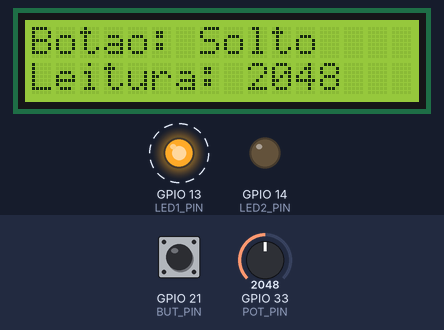
A program run on a simulated ESP32. Shown: 16×2 character LCD, output pins drawn as LEDs (lit = HIGH). Dashed ring = blinking. The inputs (shaded band) are chosen by the test bench; at power-on: GPIO 21 (BUT_PIN) HIGH, GPIO 33 (POT_PIN) = 2048. What the program prints to the serial monitor is not drawn.

Above: at 1.2 s.
1.3 s: GPIO 21 (BUT_PIN) pulled LOW for 0.15 s
At 2.15 s:
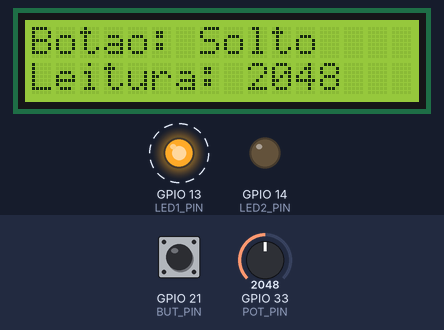
2.9 s: GPIO 21 (BUT_PIN) pulled LOW for 1 s
At 3.15 s:
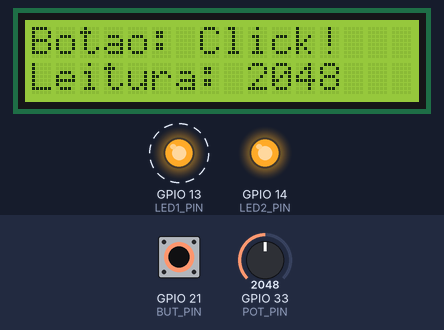
4.5 s: GPIO 33 (POT_PIN) set to 2866
At 5.8 s:
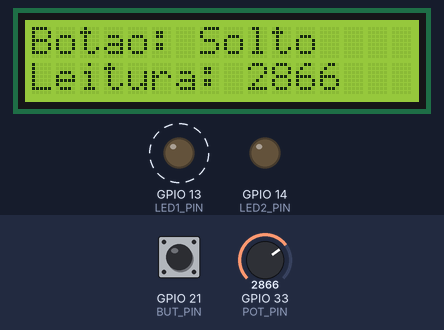
6.0 s: GPIO 33 (POT_PIN) set to 3603
At 6.8 s:
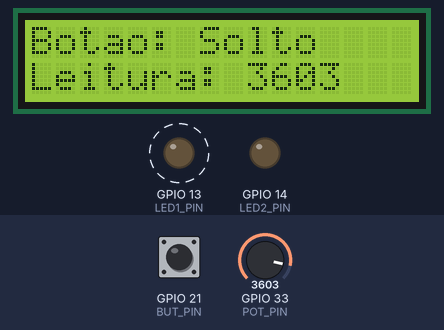
7.5 s: GPIO 33 (POT_PIN) set to 4095
At 8.15 s:
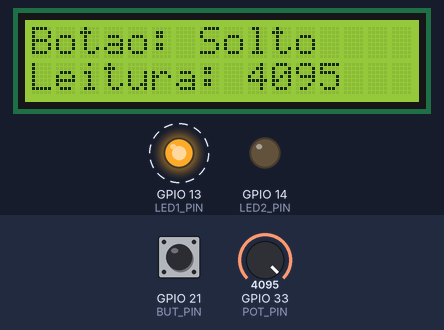
Timing chart, 0 to 10.0 s (numbered marks = the images above; inputs shaded):
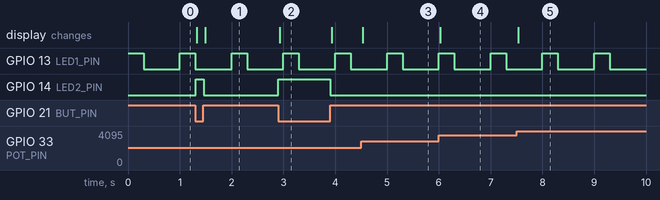

Measured:
- after the input at 1.3 s, GPIO 14 (LED2_PIN): LOW → HIGH at once, → LOW 0.15 s later; the display: first changes at once (image 1 shows a later state)
- after the input at 2.9 s, GPIO 14 (LED2_PIN): LOW → HIGH at once, → LOW 1.0 s later; the display: changes at once (image 2)
- after the input at 4.5 s, the display: changes at once (image 3)
- after the input at 6.0 s, the display: changes at once (image 4)
- after the input at 7.5 s, the display: changes at once (image 5)
- by itself, GPIO 13 (LED1_PIN): alternates HIGH for 0.30 s and LOW for 0.70 s

The program:

main.cpp
```cpp
/********************************************************************************
  Praticando FreeRTOS
  Arthur Castro - Set/2021

  Uso de fila para troca de dados entre tasks
  vTask_LCD recebe o valor lido pela vTask_AnalogInput e do vHandle_ButtonLED
 *******************************************************************************/

#include <Arduino.h>

#include <freertos\FreeRTOS.h>
#include <freertos\task.h>
#include <freertos\queue.h>

#include <Wire.h>
#include <LiquidCrystal_I2C.h>

#define LED1_PIN      13
#define LED2_PIN      14
#define BUT_PIN       21
#define POT_PIN       A5

#define LCD_ADDR      0x27

LiquidCrystal_I2C lcd(LCD_ADDR, 16, 2);

TaskHandle_t vHandle_HeartBeatLED,
             vHandle_ButtonLED,
             vHandle_AnalogInput,
             vHandle_LCD;

QueueHandle_t xQueue_AnalogValue,
              xQueue_ButtonClick;

void vTask_HeartBeatLED(void * pvParameters);
void vTask_ButtonLED(void * pvParameters);
void vTask_AnalogInput(void * pvParameters);
void vTask_LCD(void * pvParameters);

void setup() {
  Serial.begin(115200);

  // Criacao de filas
  xQueue_AnalogValue = xQueueCreate(3, sizeof(int));
  xQueue_ButtonClick = xQueueCreate(1, sizeof(bool));

  if((xQueue_AnalogValue == NULL) || (xQueue_ButtonClick == NULL)){
    Serial.println("ERRO na criação de fila!");
    while(1);
  }

  // Criacao de tarefas
  xTaskCreate(vTask_HeartBeatLED, "HB_LED", configMINIMAL_STACK_SIZE+1024, NULL, 0, &vHandle_HeartBeatLED);
  xTaskCreate(vTask_ButtonLED, "BUT_LED", configMINIMAL_STACK_SIZE+1024, NULL, 1, &vHandle_ButtonLED);
  xTaskCreate(vTask_AnalogInput, "ANALOG_IN", configMINIMAL_STACK_SIZE+1024, NULL, 2, &vHandle_AnalogInput);
  xTaskCreate(vTask_LCD, "LCD", configMINIMAL_STACK_SIZE+1024, NULL, 1, &vHandle_LCD);
}

void loop() {
  vTaskDelete(NULL);    // Exclui a task criada para o loop
}

void vTask_HeartBeatLED(void * pvParameters) {
  pinMode(LED1_PIN, OUTPUT);

  while (1) {
    digitalWrite(LED1_PIN, HIGH);
    vTaskDelay(pdMS_TO_TICKS(300));
    digitalWrite(LED1_PIN, LOW);
    vTaskDelay(pdMS_TO_TICKS(700));
  }
}

void vTask_ButtonLED(void * pvParameters) {
  bool estadoBotao;

  pinMode(LED2_PIN, OUTPUT);
  pinMode(BUT_PIN, INPUT_PULLUP);

  while (1) {
    estadoBotao = !digitalRead(BUT_PIN);

    if(estadoBotao){
      digitalWrite(LED2_PIN, HIGH);
    } else {
      digitalWrite(LED2_PIN, LOW);
    }

    xQueueSend(xQueue_ButtonClick, &estadoBotao, portMAX_DELAY);
    // xQueueOverwrite(xQueue_ButtonClick, &estadoBotao);

    vTaskDelay(pdMS_TO_TICKS(10));
  }
}

void vTask_AnalogInput(void * pvParameters) {
  int valorLido, valorAnterior = -1;

  pinMode(POT_PIN, INPUT);

  while (1) {
    valorLido = analogRead(POT_PIN);

    if(valorLido != valorAnterior){       // Envia o valor apenas se for diferente do ultimo lido
      valorAnterior = valorLido;

      xQueueSend(xQueue_AnalogValue, &valorLido, portMAX_DELAY);
    }

    vTaskDelay(pdMS_TO_TICKS(100));
  }
}

void vTask_LCD(void * pvParameters) {
  int leitura;
  bool buttonState, lastButtonState= -1;

  lcd.init();
  lcd.backlight();

  while (1) {
    if(xQueueReceive(xQueue_ButtonClick, &buttonState, pdMS_TO_TICKS(10)) == pdTRUE){
      if (buttonState != lastButtonState){
        lastButtonState = buttonState;

        Serial.println("[LCD] Estado do botão: " + String(buttonState));

        lcd.setCursor(0, 0);
        lcd.print("Botao:          ");
        lcd.setCursor(7, 0);

        if (buttonState){
          lcd.print("Click!");
        } else {
          lcd.print("Solto");
        }
      }
    }

    if(xQueueReceive(xQueue_AnalogValue, &leitura, pdMS_TO_TICKS(10)) == pdTRUE){
      Serial.println("[LCD] Leitura Analógica: " + String(leitura));

      lcd.setCursor(0, 1);
      lcd.print("Leitura:        ");
      lcd.setCursor(9, 1);
      lcd.print(leitura);
    }
  }
}
```
